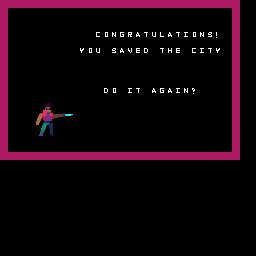

This game map was drawn from its Tiled (.tmx) file and the tilesets committed beside it. A one-line description and the full map source follow:
An orthogonal 32x32 tile map with 8x8 px tiles, 1 tile layer (Tile Layer 1).

<map version="1.10" tiledversion="1.10.2" orientation="orthogonal" renderorder="right-down" width="32" height="32" tilewidth="8" tileheight="8" infinite="0" nextlayerid="2" nextobjectid="1">
 <editorsettings>
  <export target="win.c" format="gba" />
 </editorsettings>
 <tileset firstgid="1" source="text.tsx" />
 <layer id="1" name="Tile Layer 1" width="32" height="32">
  <data encoding="csv">
235,235,235,235,235,235,235,235,235,235,235,235,235,235,235,235,235,235,235,235,235,235,235,235,235,235,235,235,235,235,0,0,
235,0,0,0,0,0,0,0,0,0,0,0,0,0,0,0,0,0,0,0,0,0,0,0,0,0,0,0,0,235,0,0,
235,0,0,0,0,0,0,0,0,0,0,0,0,0,0,0,0,0,0,0,0,0,0,0,0,0,0,0,0,235,0,0,
235,0,0,0,0,0,0,0,0,0,0,0,0,0,0,0,0,0,0,0,0,0,0,0,0,0,0,0,0,235,0,0,
235,0,0,0,0,0,0,0,0,0,0,0,4,16,15,8,19,2,21,22,13,2,21,10,16,15,20,28,0,235,0,0,
235,0,0,0,0,0,0,0,0,0,0,0,0,0,0,0,0,0,0,0,0,0,0,0,0,0,0,0,0,235,0,0,
235,0,0,0,0,0,0,0,0,0,26,16,22,0,20,2,23,6,5,0,21,9,6,0,4,10,21,26,0,235,0,0,
235,0,0,0,0,0,0,0,0,0,0,0,0,0,0,0,0,0,0,0,0,0,0,0,0,0,0,0,0,235,0,0,
235,0,0,0,0,0,0,0,0,0,0,0,0,0,0,0,0,0,0,0,0,0,0,0,0,0,0,0,0,235,0,0,
235,0,0,0,0,0,0,0,0,0,0,0,0,0,0,0,0,0,0,0,0,0,0,0,0,0,0,0,0,235,0,0,
235,0,0,0,0,0,0,0,0,0,0,0,0,0,0,0,0,0,0,0,0,0,0,0,0,0,0,0,0,235,0,0,
235,0,0,0,0,0,0,0,0,0,0,0,0,5,16,0,10,21,0,2,8,2,10,15,32,0,0,0,0,235,0,0,
235,0,0,0,102,103,104,105,106,107,0,0,0,0,0,0,0,0,0,0,0,0,0,0,0,0,0,0,0,235,0,0,
235,0,0,0,127,128,129,130,131,132,0,0,0,0,0,0,0,0,0,0,0,0,0,0,0,0,0,0,0,235,0,0,
235,0,0,0,152,153,154,155,156,157,0,0,0,0,0,0,0,0,0,0,0,0,0,0,0,0,0,0,0,235,0,0,
235,0,0,0,177,178,179,180,181,182,0,0,0,0,0,0,0,0,0,0,0,0,0,0,0,0,0,0,0,235,0,0,
235,0,0,0,202,203,204,205,206,207,0,0,0,0,0,0,0,0,0,0,0,0,0,0,0,0,0,0,0,235,0,0,
235,0,0,0,0,0,0,0,0,0,0,0,0,0,0,0,0,0,0,0,0,0,0,0,0,0,0,0,0,235,0,0,
235,0,0,0,0,0,0,0,0,0,0,0,0,0,0,0,0,0,0,0,0,0,0,0,0,0,0,0,0,235,0,0,
235,235,235,235,235,235,235,235,235,235,235,235,235,235,235,235,235,235,235,235,235,235,235,235,235,235,235,235,235,235,0,0,
0,0,0,0,0,0,0,0,0,0,0,0,0,0,0,0,0,0,0,0,0,0,0,0,0,0,0,0,0,0,0,0,
0,0,0,0,0,0,0,0,0,0,0,0,0,0,0,0,0,0,0,0,0,0,0,0,0,0,0,0,0,0,0,0,
0,0,0,0,0,0,0,0,0,0,0,0,0,0,0,0,0,0,0,0,0,0,0,0,0,0,0,0,0,0,0,0,
0,0,0,0,0,0,0,0,0,0,0,0,0,0,0,0,0,0,0,0,0,0,0,0,0,0,0,0,0,0,0,0,
0,0,0,0,0,0,0,0,0,0,0,0,0,0,0,0,0,0,0,0,0,0,0,0,0,0,0,0,0,0,0,0,
0,0,0,0,0,0,0,0,0,0,0,0,0,0,0,0,0,0,0,0,0,0,0,0,0,0,0,0,0,0,0,0,
0,0,0,0,0,0,0,0,0,0,0,0,0,0,0,0,0,0,0,0,0,0,0,0,0,0,0,0,0,0,0,0,
0,0,0,0,0,0,0,0,0,0,0,0,0,0,0,0,0,0,0,0,0,0,0,0,0,0,0,0,0,0,0,0,
0,0,0,0,0,0,0,0,0,0,0,0,0,0,0,0,0,0,0,0,0,0,0,0,0,0,0,0,0,0,0,0,
0,0,0,0,0,0,0,0,0,0,0,0,0,0,0,0,0,0,0,0,0,0,0,0,0,0,0,0,0,0,0,0,
0,0,0,0,0,0,0,0,0,0,0,0,0,0,0,0,0,0,0,0,0,0,0,0,0,0,0,0,0,0,0,0,
0,0,0,0,0,0,0,0,0,0,0,0,0,0,0,0,0,0,0,0,0,0,0,0,0,0,0,0,0,0,0,0
</data>
 </layer>
</map>
